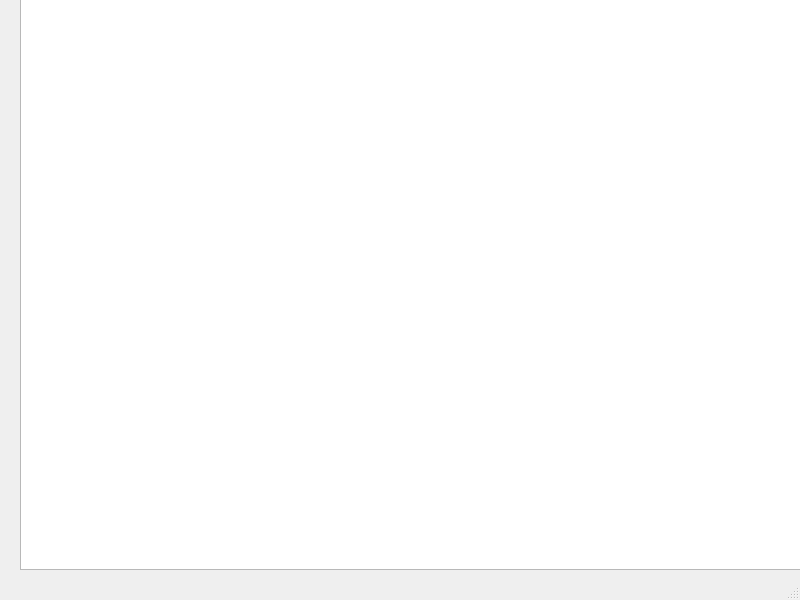
<?xml version="1.0" encoding="UTF-8"?>
<ui version="4.0">
 <class>MainWindow</class>
 <widget class="QMainWindow" name="MainWindow">
  <property name="geometry">
   <rect>
    <x>0</x>
    <y>0</y>
    <width>800</width>
    <height>600</height>
   </rect>
  </property>
  <property name="windowTitle">
   <string>MainWindow</string>
  </property>
  <widget class="QWidget" name="centralwidget">
   <widget class="QGraphicsView" name="graphicsView">
    <property name="geometry">
     <rect>
      <x>20</x>
      <y>-30</y>
      <width>800</width>
      <height>600</height>
     </rect>
    </property>
   </widget>
  </widget>
  <widget class="QMenuBar" name="menubar">
   <property name="geometry">
    <rect>
     <x>0</x>
     <y>0</y>
     <width>800</width>
     <height>21</height>
    </rect>
   </property>
  </widget>
  <widget class="QStatusBar" name="statusbar"/>
 </widget>
 <resources/>
 <connections/>
</ui>
